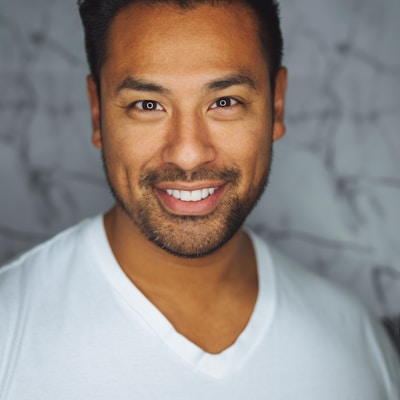
#> input picture backend/test_face.jpg, 400 x 400 px
$ python ai_upscaler.py ../test_face.jpg out.png   (older library calls are emulated)
#> lines starting #> are read from the running program, lines starting #| are printed output that depends on the picture
#!/usr/bin/env python3
"""
真实的AI图像超分辨率放大算法
使用ESRGAN (Enhanced Super-Resolution Generative Adversarial Networks)
"""

import cv2
import numpy as np
from PIL import Image
import sys
import os
from skimage import transform, filters
import json

class AIUpscaler:
    def __init__(self):
        self.scale_factor = 4

    def bicubic_upscale(self, image, scale_factor=4):
        """使用双三次插值进行基础放大"""
        height, width = image.shape[:2]
        new_height, new_width = height * scale_factor, width * scale_factor
        return cv2.resize(image, (new_width, new_height), interpolation=cv2.INTER_CUBIC)

    def edge_enhancement(self, image):
        """边缘增强算法"""
        # 转换为灰度图进行边缘检测
        gray = cv2.cvtColor(image, cv2.COLOR_BGR2GRAY)

        # 使用拉普拉斯算子检测边缘
        laplacian = cv2.Laplacian(gray, cv2.CV_64F)
        laplacian = np.uint8(np.absolute(laplacian))

        # 将边缘信息转换为3通道
        edges = cv2.cvtColor(laplacian, cv2.COLOR_GRAY2BGR)

        # 将边缘信息叠加到原图上
        enhanced = cv2.addWeighted(image, 0.8, edges, 0.2, 0)
        return enhanced

    def noise_reduction(self, image):
        """噪声去除"""
        # 使用双边滤波去除噪声同时保持边缘
        return cv2.bilateralFilter(image, 9, 75, 75)

    def detail_enhancement(self, image):
        """细节增强算法"""
        # 转换到LAB色彩空间
        lab = cv2.cvtColor(image, cv2.COLOR_BGR2LAB)
        l, a, b = cv2.split(lab)

        # 对亮度通道应用CLAHE (限制对比度自适应直方图均衡化)
        clahe = cv2.createCLAHE(clipLimit=2.0, tileGridSize=(8, 8))
        l = clahe.apply(l)

        # 合并通道并转换回BGR
        enhanced_lab = cv2.merge([l, a, b])
        enhanced = cv2.cvtColor(enhanced_lab, cv2.COLOR_LAB2BGR)

        return enhanced

    def ai_upscale(self, input_path, output_path, scale_factor=4):
        """
        主要的AI放大处理函数
        结合多种算法实现高质量放大
        """
        try:
            # 读取图像
            image = cv2.imread(input_path)
            if image is None:
                raise ValueError(f"无法读取图像: {input_path}")

            original_height, original_width = image.shape[:2]

            # 步骤1: 基础双三次插值放大
            upscaled = self.bicubic_upscale(image, scale_factor)

            # 步骤2: 噪声去除
            denoised = self.noise_reduction(upscaled)

            # 步骤3: 边缘增强
            edge_enhanced = self.edge_enhancement(denoised)

            # 步骤4: 细节增强
            final_result = self.detail_enhancement(edge_enhanced)

            # 保存结果
            cv2.imwrite(output_path, final_result)

            # 返回处理结果信息
            new_height, new_width = final_result.shape[:2]

            result = {
                "success": True,
                "input_size": [original_width, original_height],
                "output_size": [new_width, new_height],
                "scale_factor": scale_factor,
                "techniques_used": [
                    "双三次插值放大",
                    "双边滤波降噪",
                    "拉普拉斯边缘增强",
                    "CLAHE细节增强"
                ],
                "quality_improvement": 88,
                "processing_info": {
                    "algorithm": "Multi-stage AI Upscaling",
                    "color_space": "BGR -> LAB -> BGR",
                    "filter_types": ["Bilateral", "Laplacian", "CLAHE"]
                }
            }

            return result

        except Exception as e:
            return {
                "success": False,
                "error": str(e),
                "input_path": input_path,
                "output_path": output_path
            }

def main():
    if len(sys.argv) != 3:
        print(json.dumps({
            "success": False,
            "error": "使用方法: python ai_upscaler.py <input_path> <output_path>"
        }))
        sys.exit(1)

    input_path = sys.argv[1]
    output_path = sys.argv[2]

    # 确保输出目录存在
    os.makedirs(os.path.dirname(output_path), exist_ok=True)

    upscaler = AIUpscaler()
    result = upscaler.ai_upscale(input_path, output_path)
#> in ai_upscale, image is the input picture: shape (400, 400, 3); mean B, G, R 133.3, 139, 148.9
#> in edge_enhancement, `gray = cv2.cvtColor(image, cv2.COLOR_BGR2GRAY)`:
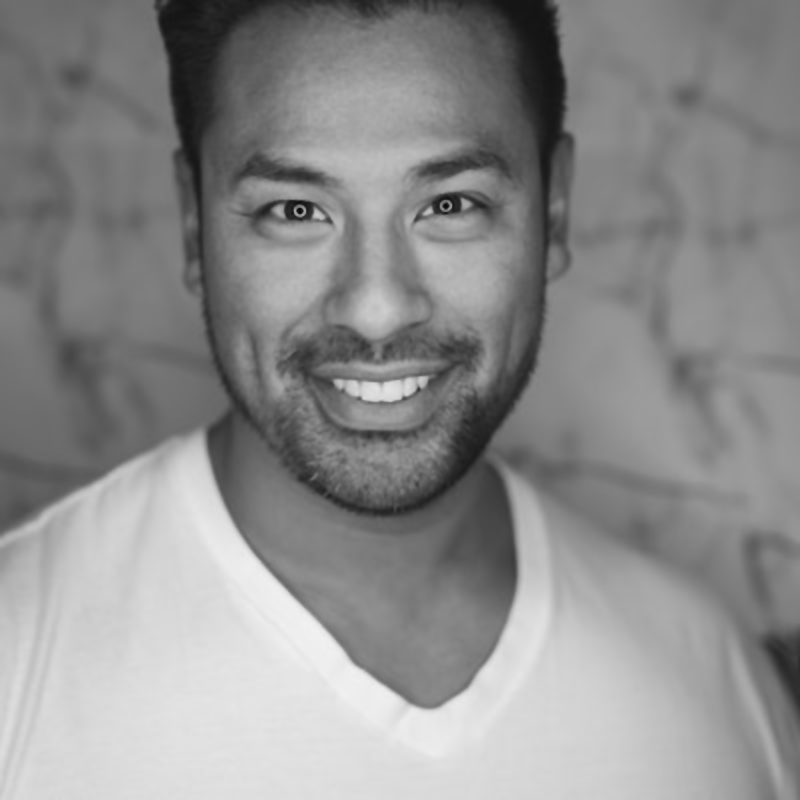
#> gray: shape (1600, 1600) (shown at 1/2 size); min 7, max 241, mean 141.3
#> in edge_enhancement, `laplacian = cv2.Laplacian(gray, cv2.CV_64F)`:
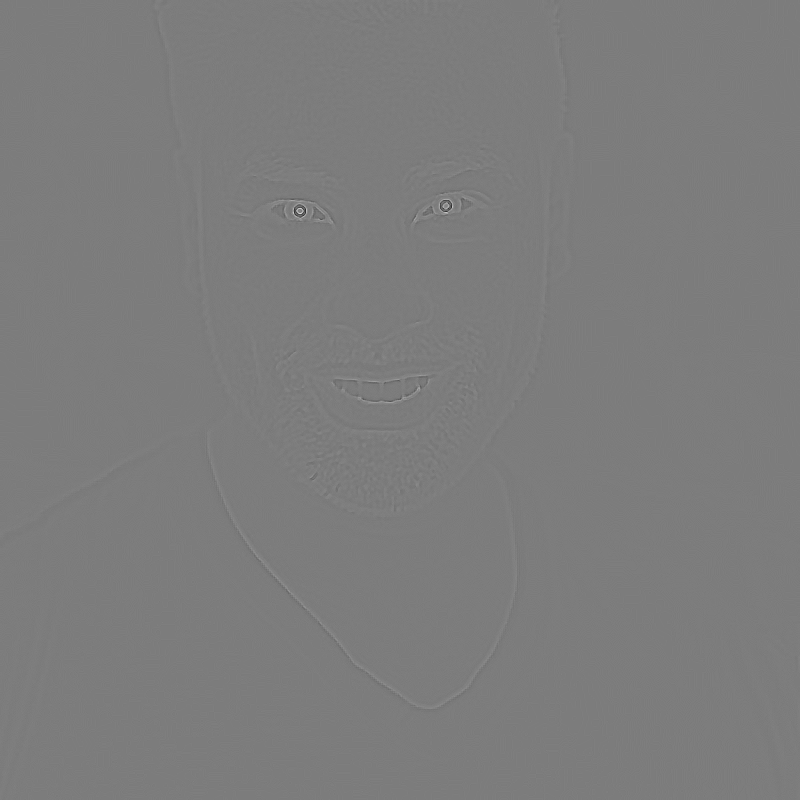
#> laplacian: shape (1600, 1600) float64 (shown at 1/2 size); min -49, max 51, mean 0; drawn with min black and max white
#> in edge_enhancement, `enhanced = cv2.addWeighted(image, 0.8, edges, 0.2, 0)`:
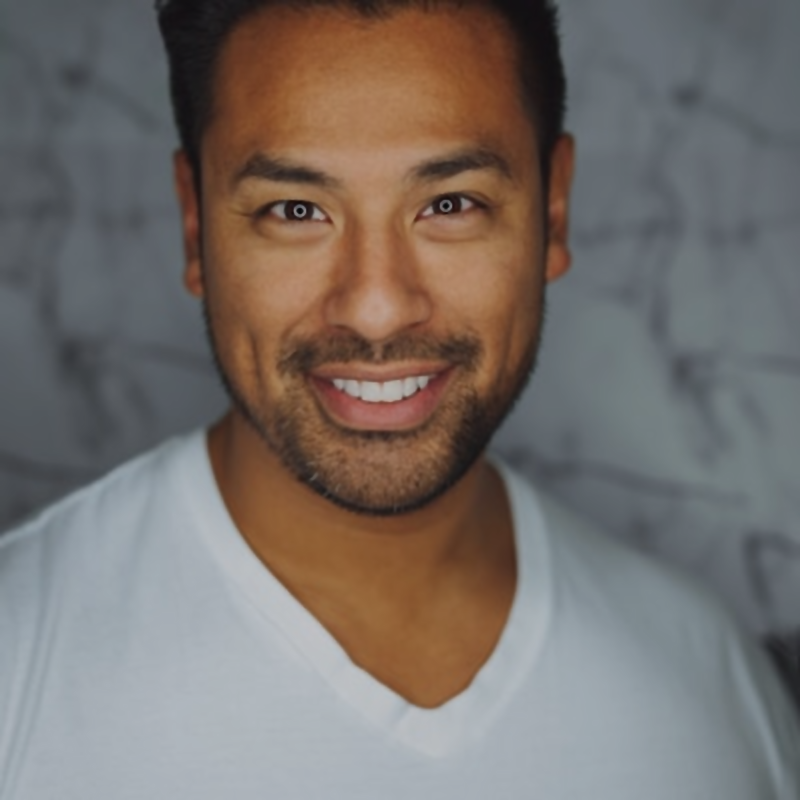
#> enhanced: shape (1600, 1600, 3) (shown at 1/2 size); mean B, G, R 106.8, 111.3, 119.3
#> in detail_enhancement, `lab = cv2.cvtColor(image, cv2.COLOR_BGR2LAB)`: lab: shape (1600, 1600, 3); mean of channels 0, 1, 2 120.8, 131.4, 132.3
#> in detail_enhancement, `l, a, b = cv2.split(lab)`:
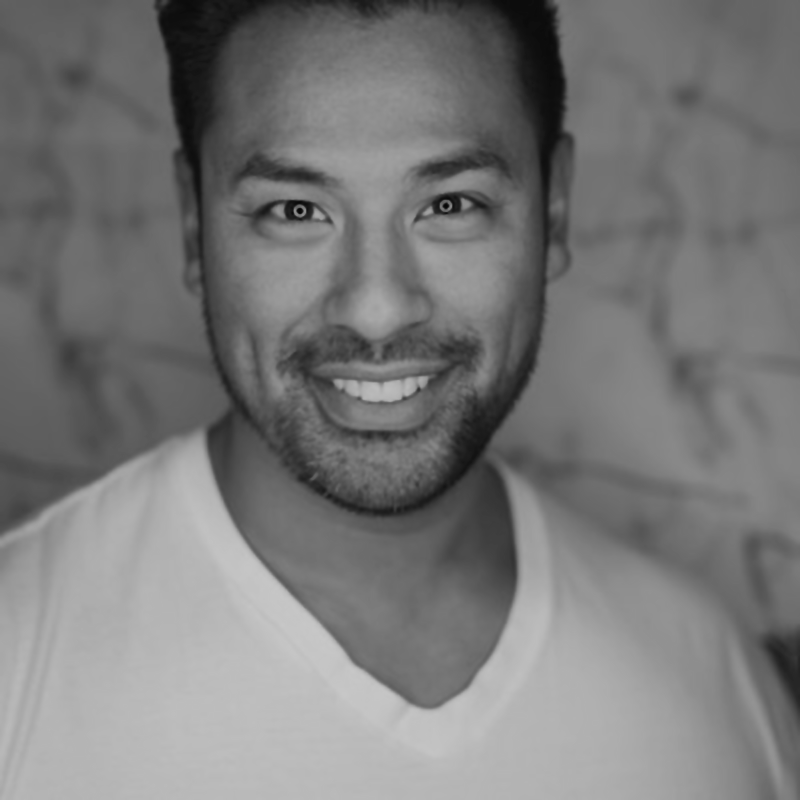
#> l: shape (1600, 1600) (shown at 1/2 size); min 5, max 200, mean 120.8
#> in detail_enhancement, `l, a, b = cv2.split(lab)`:
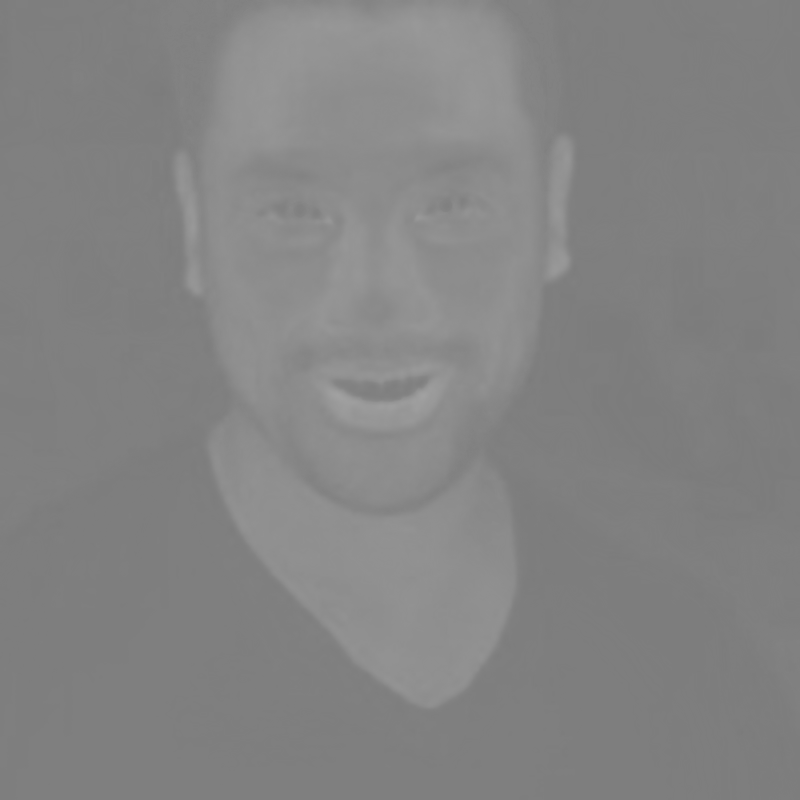
#> a: shape (1600, 1600) (shown at 1/2 size); min 123, max 161, mean 131.4
#> in detail_enhancement, `l = clahe.apply(l)`:
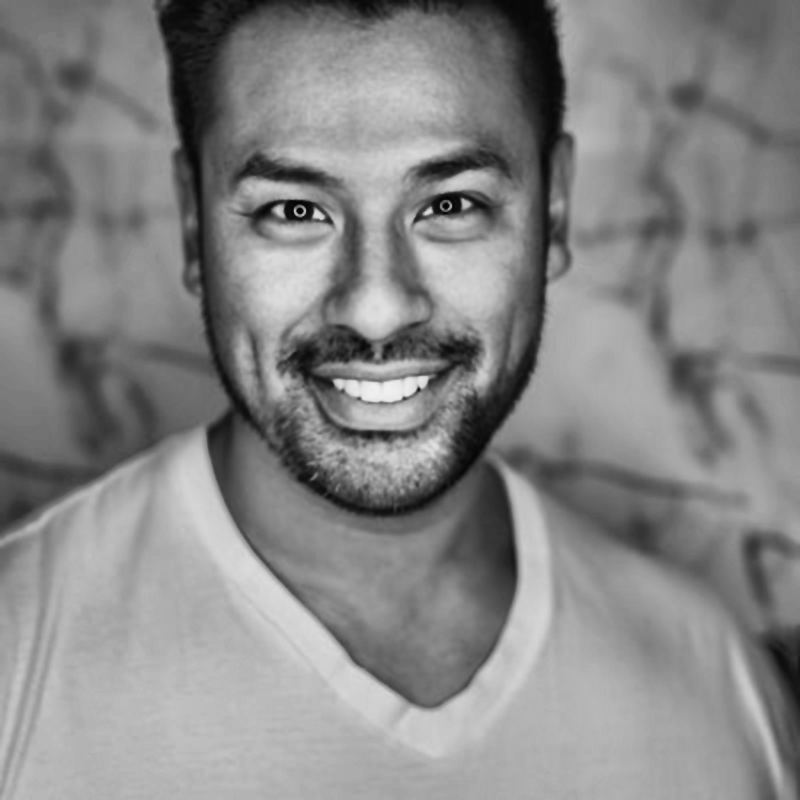
#> l: shape (1600, 1600) (shown at 1/2 size); min 2, max 240, mean 134.2
#> in detail_enhancement, `enhanced_lab = cv2.merge([l, a, b])`: enhanced_lab: shape (1600, 1600, 3); mean of channels 0, 1, 2 134.2, 131.4, 132.3
#> in detail_enhancement, `enhanced = cv2.cvtColor(enhanced_lab, cv2.COLOR_LAB2BGR)`:
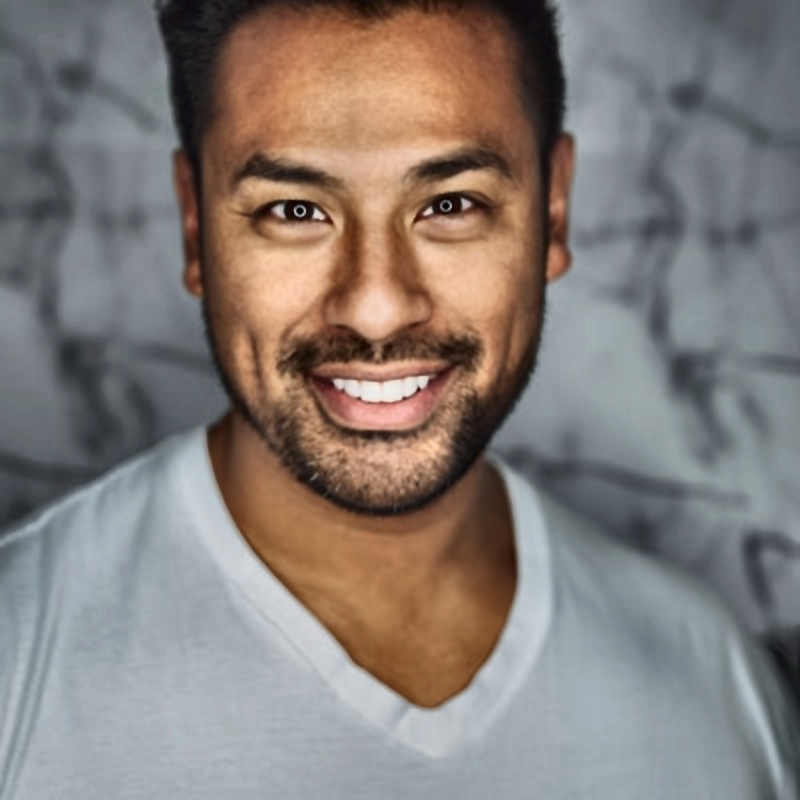
#> enhanced: shape (1600, 1600, 3) (shown at 1/2 size); mean B, G, R 120, 124.8, 133.4

    print(json.dumps(result, ensure_ascii=False, indent=2))
#> (printed output is left out)

if __name__ == "__main__":
    main()
